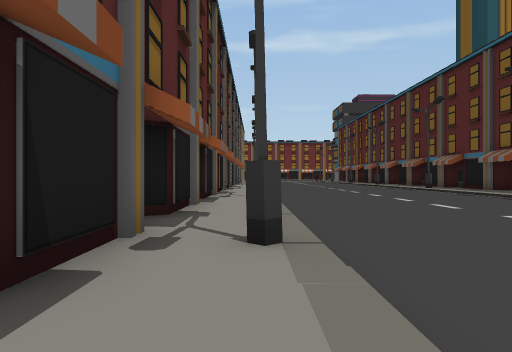
[1] (above)

16 first-person views from a walk through a 3-D level made in the Unity game engine. The camera is 1.2 m above the floor, looks level and sees 70° across. The floor is counted in squares, 2 m on a side. Each view is taken from the middle of a square. On the plan, view 1 faces up. The plan holds only what a view shows up to about 10 squares ahead; the rest is blank. The place goes on beyond the plan.

[2]
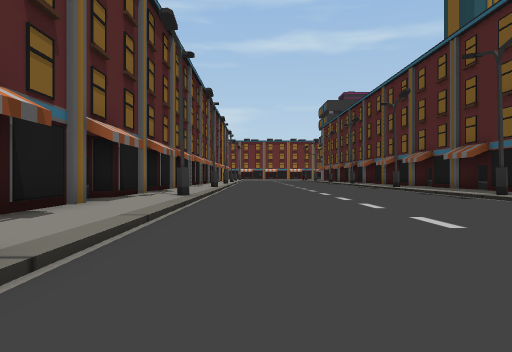

[3]
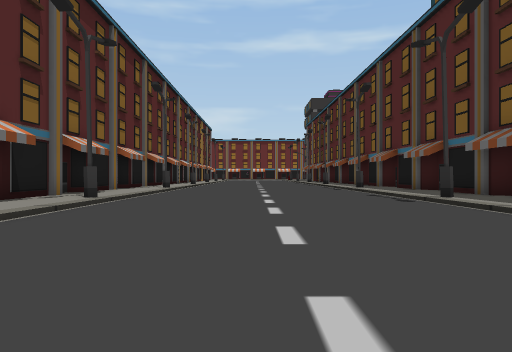

[4]
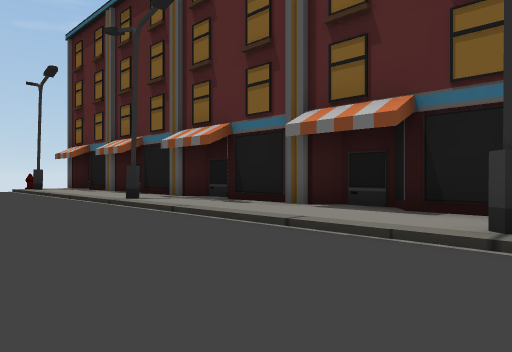

[5]
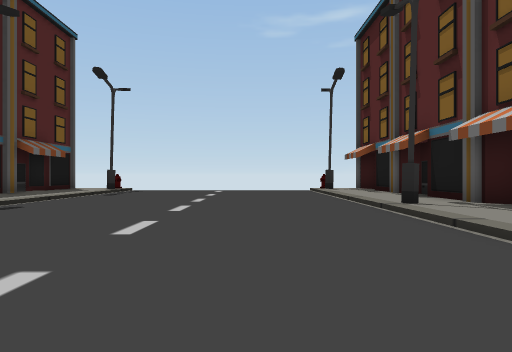

[6]
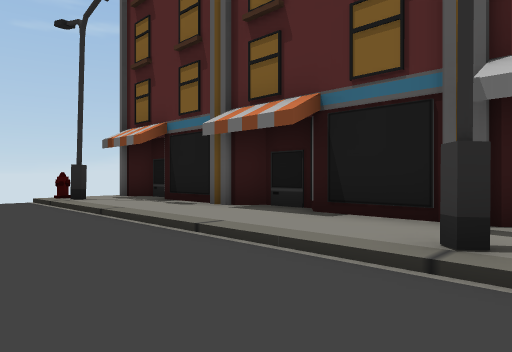

[7]
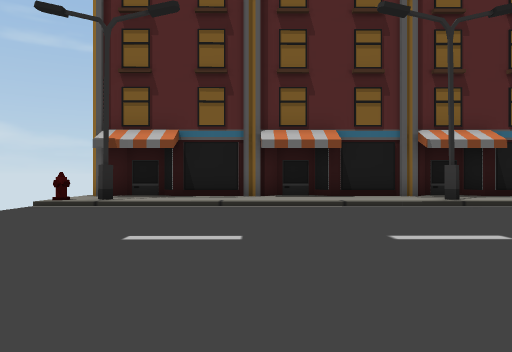

[8]
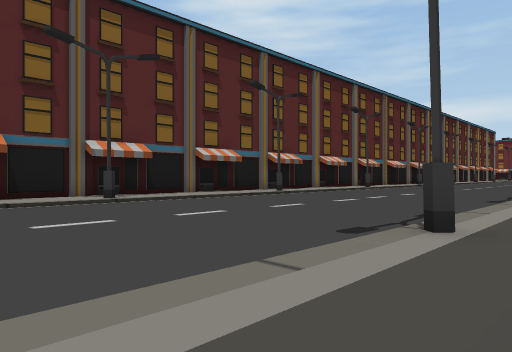

[9]
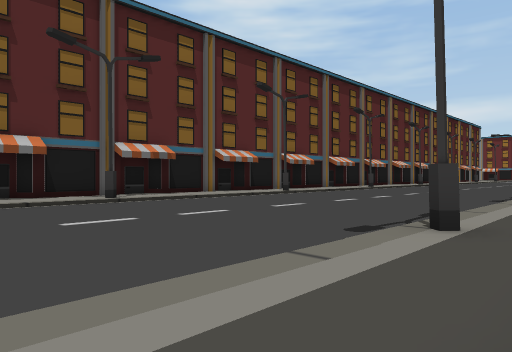

[10]
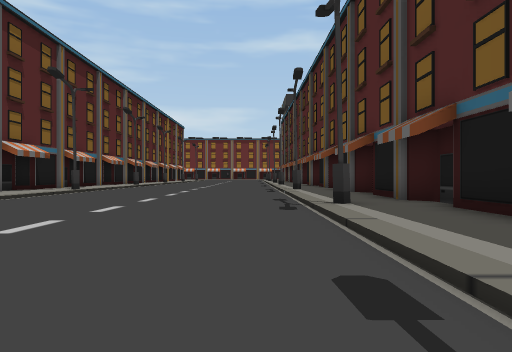

[11]
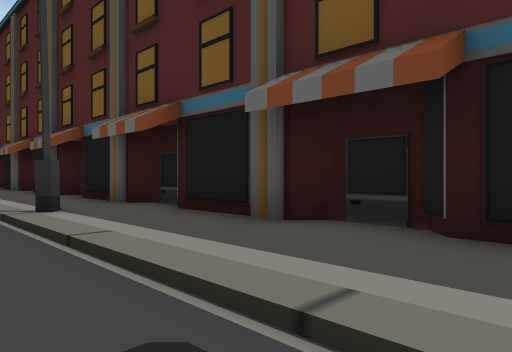

[12]
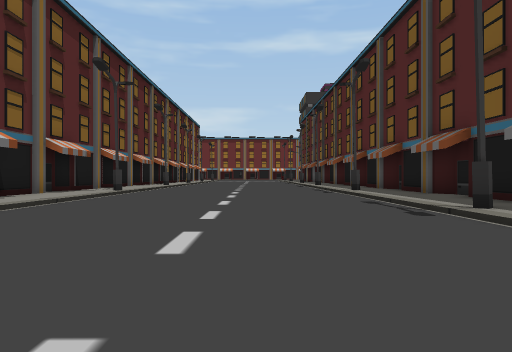

[13]
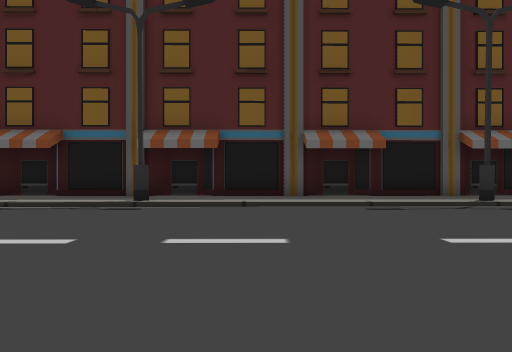

[14]
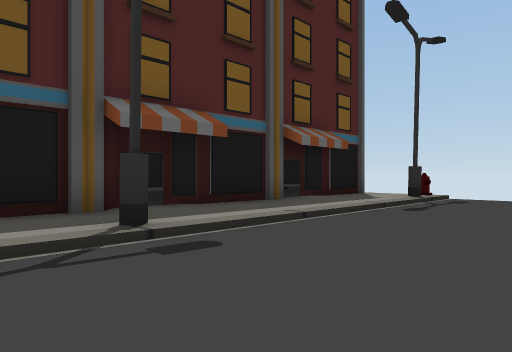

[15]
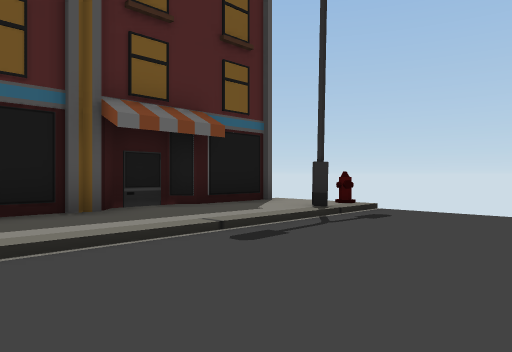

[16]
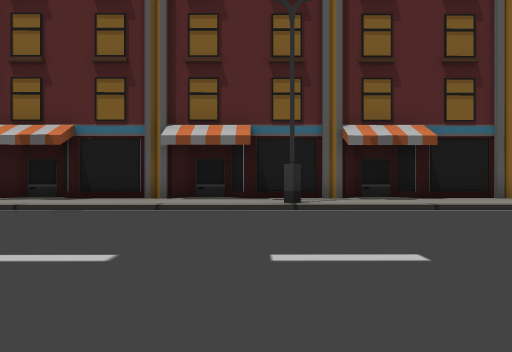

### Floor plan
Key: @ floor where view 1 was taken; # wall or solid block; x gap in a wall; . main floor; : floor 0.25 m higher than the main floor; / step, stairs or slope; O other object.
Columns run from 2 left of view 1 to 11 right of it. Each row starts with its distance up from view 1.
 15 #::......./::#
 14 #::......./::#
 13 #::......./:##
 12 #::......./:##
 11 #:#......./#:#
 10 #::......./::#
  9 #::......./:##
  8 #::......./:##
  7 #::......./::#
  6 #::......./::#
  5 #::......./::#
  4 #::......./::#
  3 #:#......./#:#
  2 #::......./::#
  1 #::......./::#
  0 #:@......./::#
 -1 #::......./::#
 -2 #::......./::#
 -3 #::......./::#
 -4 #x#......./#:#
 -5 #::......./::#
 -6 #::......./::#
 -7 #::......./::#
 -8 #::......./::#
 -9 #::......./::#
-10 #::......./::#
-11 #::.... ../#:#
-12 #xO...  ../O:#

Positions as (right, up) in squares from view 1, and headings:
1: (0, 0), facing up
2: (2, 1), facing up
3: (4, 2), facing up
4: (4, 4), facing down-left
5: (3, 3), facing down
6: (3, -3), facing down-left
7: (8, -8), facing left
8: (10, -8), facing up-left
9: (10, -1), facing up-left
10: (7, 4), facing up
11: (7, 5), facing up-right
12: (5, 5), facing up
13: (1, 1), facing right
14: (5, -2), facing down-right
15: (5, -6), facing down-right
16: (7, 10), facing left
